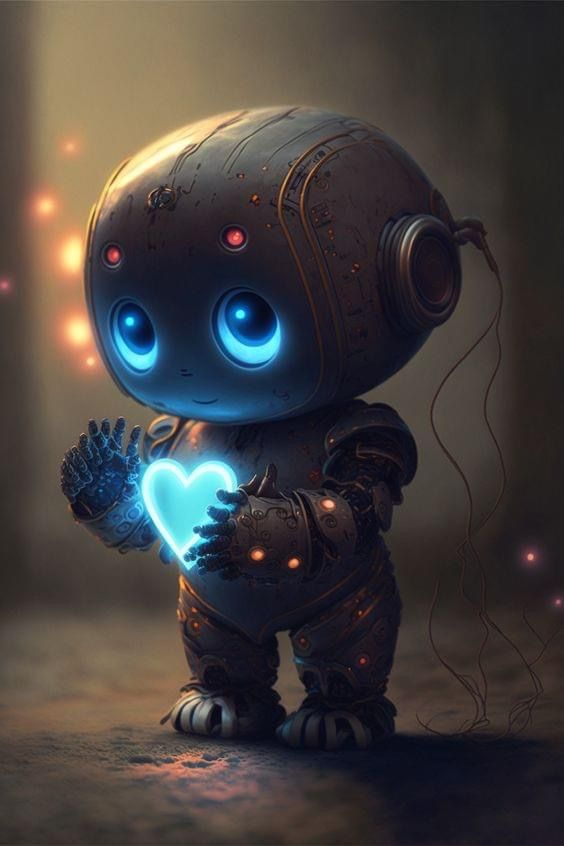
#> input picture sec_5/robot.jpg, 564 x 846 px
$ python rotate_img.py
#> lines starting #> are read from the running program, lines starting #| are printed output that depends on the picture
import cv2

img = cv2.imread('robot.jpg')
#> img is the input picture: shape (846, 564, 3); mean B, G, R 62.4, 63.9, 69

# تدوير 90 درجة في اتجاه عقارب الساعة
rotated_img = cv2.rotate(img, cv2.ROTATE_90_CLOCKWISE)
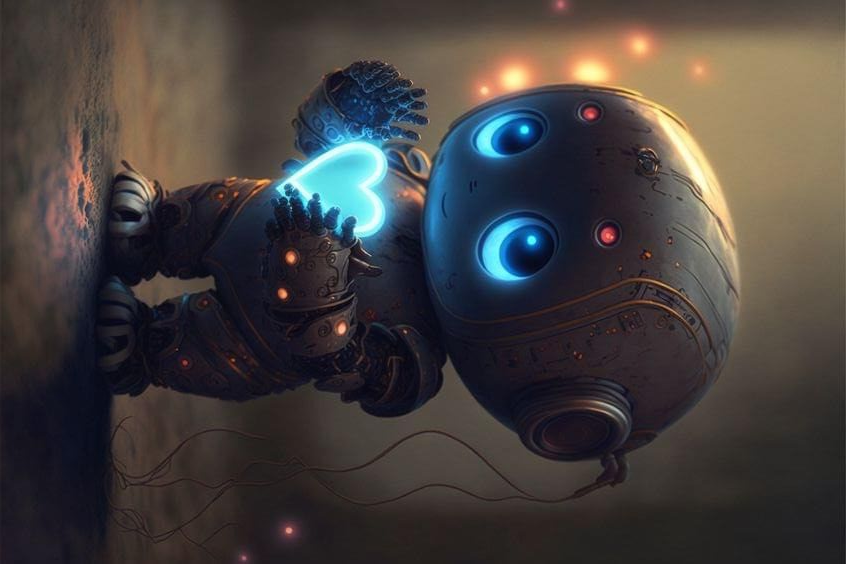
#> rotated_img: shape (564, 846, 3); mean B, G, R 62.4, 63.9, 69
cv2.imshow('Rotated Image', rotated_img)
cv2.waitKey(0)
cv2.destroyAllWindows()
